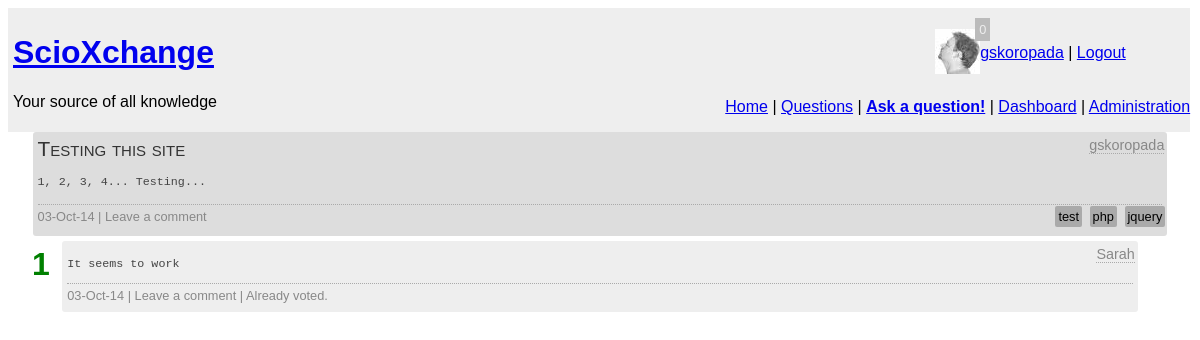
The page /question.php?id=19 (signed in) on the database as committed earlier.
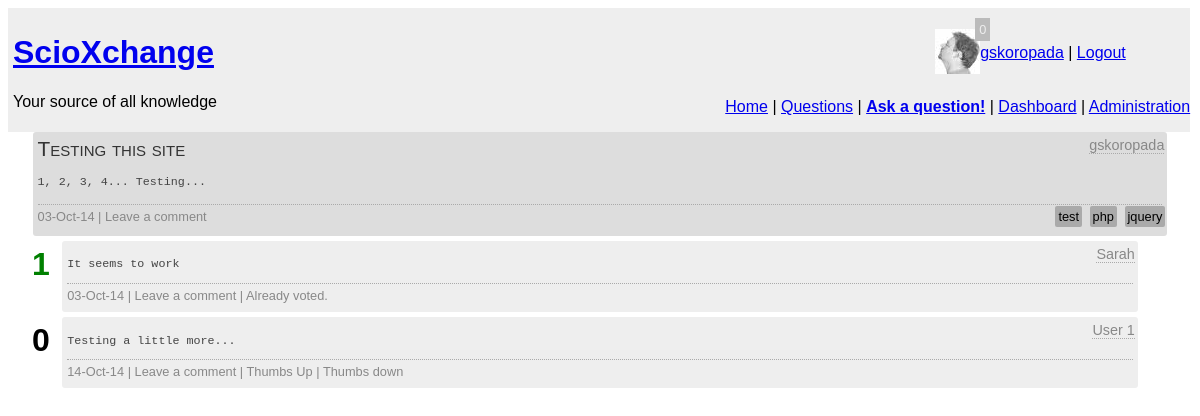
The same page on the database as committed later.
### tables this page shows
CREATE TABLE `question` (
  `question_id` int(10) unsigned NOT NULL AUTO_INCREMENT,
  `author` int(10) unsigned NOT NULL COMMENT 'Foreign Key',
  `question_title` text,
  `content` longtext,
  `tags` text,
  `timestamp` datetime NOT NULL,
  PRIMARY KEY (`question_id`),
  KEY `author` (`author`),
  CONSTRAINT `question_ibfk_1` FOREIGN KEY (`author`) REFERENCES `user` (`UserID`)
);

CREATE TABLE `answer` (
  `answer_id` int(10) unsigned NOT NULL AUTO_INCREMENT,
  `author` int(10) unsigned NOT NULL,
  `content` longtext NOT NULL,
  `positive_votes` int(11) NOT NULL DEFAULT '0',
  `negative_votes` int(11) NOT NULL DEFAULT '0',
  `question` int(10) unsigned NOT NULL,
  `timestamp` datetime DEFAULT NULL,
  PRIMARY KEY (`answer_id`),
  KEY `author` (`author`),
  KEY `answer_question_idx` (`question`),
  CONSTRAINT `answer_ibfk_1` FOREIGN KEY (`author`) REFERENCES `user` (`UserID`),
  CONSTRAINT `answer_question` FOREIGN KEY (`question`) REFERENCES `question` (`question_id`) ON DELETE CASCADE ON UPDATE CASCADE
);

CREATE TABLE `user` (
  `UserID` int(11) unsigned NOT NULL AUTO_INCREMENT,
  `email` varchar(30) NOT NULL,
  `screenName` varchar(25) NOT NULL,
  `reputation` float DEFAULT '0',
  `role` int(11) DEFAULT '0',
  `avatar` varchar(20) DEFAULT NULL,
  `pwd` varchar(255) NOT NULL,
  `active` bit(1) NOT NULL DEFAULT b'0',
  `moderated` bit(1) NOT NULL DEFAULT b'1',
  `pwdChange` bit(1) DEFAULT b'0',
  PRIMARY KEY (`UserID`)
);

### vote.php (called while the page is built, shortened)
<?php
function checkVote($id) {
	global $con;
	$query = "SELECT count(answer) as voted FROM vote_tracking WHERE author=".$_SESSION['userid']." AND answer=".$id;
	$result = mysqli_query($con, $query);
	if(!$result) {
		echo "DB Error";
	} else{
		$voted = mysqli_fetch_array($result);
		if($voted['voted'] == 0) {
			return true;
		} else {
			return false;
		}
	}
}
?>

### question.php (the view, shortened to what this page needs)
<?php
require ("connect.php");
$sql = 'SELECT author, question_title, content, tags, timestamp, screenName FROM question INNER JOIN user ON author = UserID WHERE question_id = '.$_GET['id'];
$result = mysqli_query($con, $sql);
$question = mysqli_fetch_assoc($result);
include "html_start.php";
include "header.php";
require "vote.php";
require "questions_backend.php";
$d = new DateTime($question['timestamp']);
echo "<div id='wrapper'>";
echo "<div class='question'><p class='qtitle'>".$question['question_title']."</p>";
echo "<span class='qexcerpt'><p><pre>".$question['content']."</pre></p></span>";
echo "<span class='qstats'>".date_format($d,"d-M-y");
if(isset($_SESSION['userid'])) {
	echo " | <span id='".$_GET['id']."' class='btnQComment click_option'>Leave a comment</span>";
}
echo "<span class='tags'>";
$tags = explode(',' , $question['tags']);
foreach($tags as $tag) {
	$tag = trim($tag);
	echo "<a href='tag.php?tag=$tag'>$tag</a> ";
}
echo "</span></span><span class='qauthor'><a href=\"user_profile.php?id=".$question['author']."\">" . $question['screenName']."</a></span>";
echo "</div>";
getAnswers($_GET['id'], false);
echo "</div>";
require("html_end.php");
?>

### questions_backend.php (shortened to what this page needs)
<?php
function getAnswers($id, $slider) {
	global $con;
	$sql = "SELECT answer_id, author, content, (positive_votes-negative_votes) as rating, screenName, timestamp FROM answer INNER JOIN user on author = UserID WHERE question = $id ORDER BY rating DESC";
	$result = mysqli_query($con, $sql);
	while($answers = mysqli_fetch_assoc($result)) {
		echo "<div class='answer' id='ans_".$answers['answer_id']."'><span class='ans_content'><pre>".$answers['content']."</pre></span><span class='aauthor'><a href=\"user_profile.php?id="
				.$answers['author']."\">".$answers['screenName']."</a></span>";
		echo "<span id='rating_".$answers['answer_id']."' class='rating ";
		if($answers['rating']>0) {
			echo "r_pos";
		} else if ($answers['rating']<0){
			echo "r_neg";
		}
		echo "'>".$answers['rating']."</span>";
		echo "<div class='astats'>".date_format(new DateTime($answers['timestamp']), "d-M-y");
		if(isset($_SESSION['userid'])) {
			echo " | <span id='".$answers['answer_id']."' class='click_option btnAComment'>Leave a comment</span>";
			if(checkVote($answers['answer_id'])) {
				if($_SESSION['userid'] != $answers['author']) {
					echo " | <span id='".$answers['answer_id']."' class='click_option thumb_up'>Thumbs Up</span>";
					echo " | <span id='".$answers['answer_id']."' class='click_option thumb_down'>Thumbs down</span>";
				}
			} else {
				echo " | Already voted.";
			}
		}
		echo "</div>";
		if(!$slider) {
			getComments(1, $answers['answer_id']);
		}
		echo "</div>";
	}
}
function getComments($type, $id) {
	global $con;
	$sql = "SELECT comment_id, screenName, comment, timestamp, comment_author FROM comment INNER JOIN user ON UserID = comment_author WHERE link = $id AND link_to = $type";
	$result = mysqli_query($con, $sql);
}
?>

Rows that differ between the two databases and show on the page:
added answer: content "Testing a little more...", author.screenName "User 1", rating "0", timestamp "14-Oct-14"
